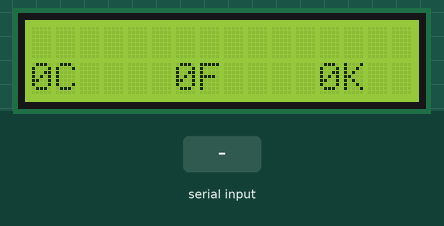
Simulated run of this sketch. Board: Arduino Uno, built with avr-gcc and run on an emulated ATmega328P. On the bench: 16×2 character LCD. The test bench sets the inputs (shaded band). What the sketch prints to the serial monitor is not drawn.

Above: at 1.81 s.
2.3 s: "90,45,200\n" received over Serial
At 2.82 s:
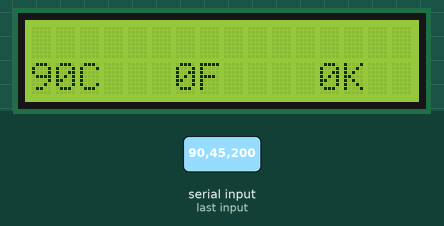
5.3 s: "5\n" received over Serial
At 5.84 s:
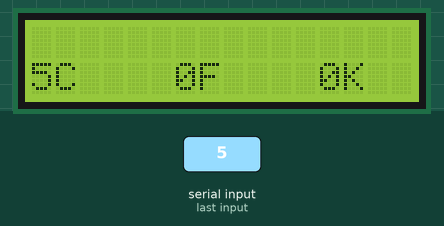
Timing chart, 0 to 8.3 s (numbered marks = the images above; inputs shaded):
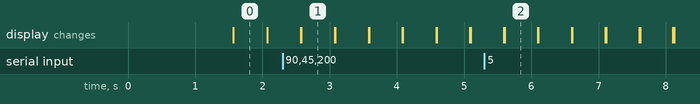

The sketch:

arduino2_recepciona.ino
```cpp
/***********************
*- Transmisión serial de datos entre dos
*         tarjetas Arduino
************************
Este ejemplo permite una transmisión serial de datos entre
dos tarjetas Arduino.
-La tarjeta 1 realizará el cálculo de temperatura en las tres
escalas (Celsius, Fahrenheit, Kelvin) y el encendido de LED
para temperaturas normales, bajas y altas.
-En la tarjeta 2 se presentarán las temperaturas en las tres
escalas en una pantalla LCD. El rango de temperatura normal es
de 20 a 25 °C.
***********************/
#include <LiquidCrystal.h>          //Incluimos librería LCD

LiquidCrystal lcd(12,11,5,4,3,2);     //Inicializamos la librería LCD con sus respectivos puertos de configuración.

char datos[13];               //Variable array para capturar datos de llegada
int posicion = 0;             //Variable de posiciónpara datos de llegada.

char *resultado = NULL;           //Variable de segmentación de datos string de llegada.
char separador[] = "CFK";         //Variable separadora de datos (Celsius, Fahrenheit, Kelvin).
int valores[] = {0,0,0};          //Variable de tipo array para almacenar datos segmentados {Celsius, Fahrenheit, Kelvin}
int Grados_Cent;              //Variable para grados centígrados
int Grados_Fahr;              //Variable para grados Fahrenheit
int Kelv;                 //Variable para Kelvin

unsigned long Tiempo_LCD;         //Variable de tiempo para impresión de texto en pantalla LCD.
unsigned long Tiempo_Tx;          //Variable de tiempo para transmisión de datos.

void setup()
{
  lcd.begin(16,2);              //Inicializamos pantalla LCD de 16x2.
  Serial.begin(115200);           //Inicializamos el puerto de comunicación a una velocidad de 115200bps.
  delay(1000);                //Retardo.
  Tiempo_LCD = millis();          //Leemos tiempo de inicio de programa para pantalla LCD.
  Tiempo_Tx = millis();           //Leemos tiempo de inicio de programa para Tx.
}

void loop()
{
  boolean segmentacion;           //Variable para segmentación de datos después de la recepcion de datos.

  //Recepción de datos
  while(Serial.available()>0)
  {//Mientras haya datos en el buffer ejecuta la función
    delay(5);   //Ponemos un pequeño retardo para mejorar la recepción de datos
    datos[posicion] = Serial.read();  //Leemos un carácter del string "cadena" de la "posición", luego lee el siguiente carácter con "posición++"
    posicion++; //Aumentamos la variable en 1 para ir leyendo los datos de llegada uno a uno
    segmentacion = true;  //Después de la recepción de datos, aprobamos (true) para introducir la segmentación de datos
  }
  posicion = 0; //Encerramos el contador de posición para empezar de nuevo en la próxima recepción de datos.

  //Segmentación de datos.
  if(segmentacion == true)
  {
    int index = 0;
    resultado = strtok(datos, separador); //Separamos los datos correspondientes a C, F y K.
    while((resultado != NULL)&&(index<3))
    {
      valores[index++] = atoi(resultado); //Almacenamos los datos segmentados en el array y los transformamos de string a entero.
      resultado = strtok(NULL, separador);  //Anulamos los resultados para una próxima segmentación.
    }
    segmentacion = false; //Despues de la segmentación, lo desaprobamos (false) hasta nuevos datos de recepción.
  }

  Grados_Cent = valores[0]; //Leemos los datos correspondientes a grados Celsius en la posición 0 del array.
  Grados_Fahr = valores[1]; //Leemos los datos correspondientes a grados Fahrenheit en la posición 1 del array.
  Kelv = valores[2];  //Leemos los datos correspondientes a Kelvin en la posición 2 del array.

  //Impresión en la pantalla LCD
  if((millis()-Tiempo_LCD)>500)
  {
    lcd.clear();  //Limpiamos la pantalla antes de presentar los nuevos datos.
    lcd.setCursor(0,1); //Fijamos el cursor de la pantalla en columna 0, fila 1.
    lcd.print(Grados_Cent); //Imprimimos temperatura en grados Celsius.
    lcd.print("C"); //Imprimimos la unidad.
    lcd.setCursor(6,1); //Fijamos el cursor de la pantalla en columna 6, fila 1
    lcd.print(Grados_Fahr); //Imprimimos temperatura en grados Fahrenheit.
    lcd.print("F"); //Imprimimos la unidad.
    lcd.setCursor(12,1);  //Fijamos el cursor de la pantalla en columna 12, fila 1
    lcd.print(Kelv);  //Imprimimos temperatura en Kelvin
    lcd.print("K"); //Imprimimos la unidad
    Tiempo_LCD = millis();  //Tiempo de actualización
  }

  //Transmisión de datos
  if((millis()-Tiempo_Tx)>500)
  {
    if((Grados_Cent>=20)&&(Grados_Cent<=25))
    {
      lcd.setCursor(0,0); //Fijamos el cursor de la pantalla en columna 0, fila 0
      lcd.print("TEMPERATURA NORM");  //Imprimimos comentario
      Serial.print("n");  //Enviamos el carácter n para temperaturas normales.
    }
    else if (Grados_Cent<20)
    {
      lcd.setCursor(0,0); //Fijamos el cursor de la pantalla en columna 0, fila 0
      lcd.print("TEMPERATURA BAJA");  //Imprimimos comentario
      Serial.print("b");  //Enviamos el carácter b para temperaturas bajas
    }
    else
    {
      lcd.setCursor(0,0); //Fijamos el cursor de la pantalla en columna 0, fila 0.
      lcd.print("TEMPERATURA ALTA");  //Imprimimos comentario
      Serial.print("a");  //Enviamos el carácter a para temepraturas altas
    }
    Tiempo_Tx = millis();
  }
}
```

Measured:
- after the input at 2.3 s, the display: first changes after 0.27 s (image 1 shows a later state)
- after the input at 5.3 s, the display: first changes after 0.29 s (image 2 shows a later state)
- what the display in image 0 shows lasts 0.5 s, from 1.6 s to 2.1 s
